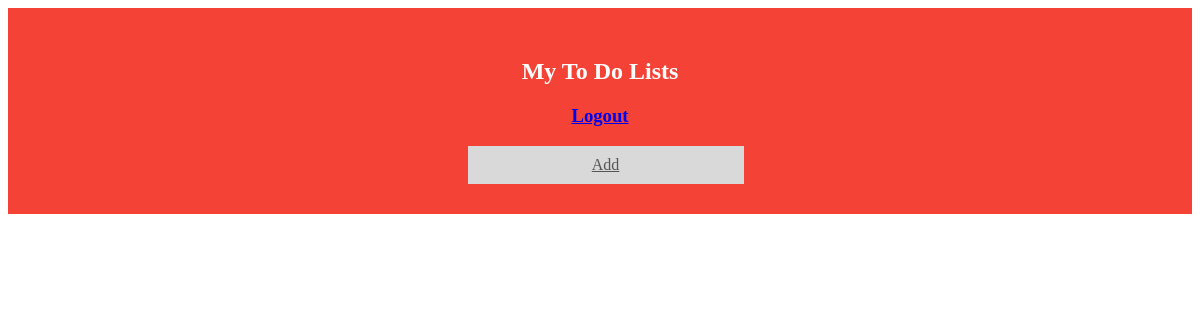
Before: /index/ (signed in) with the older database file.
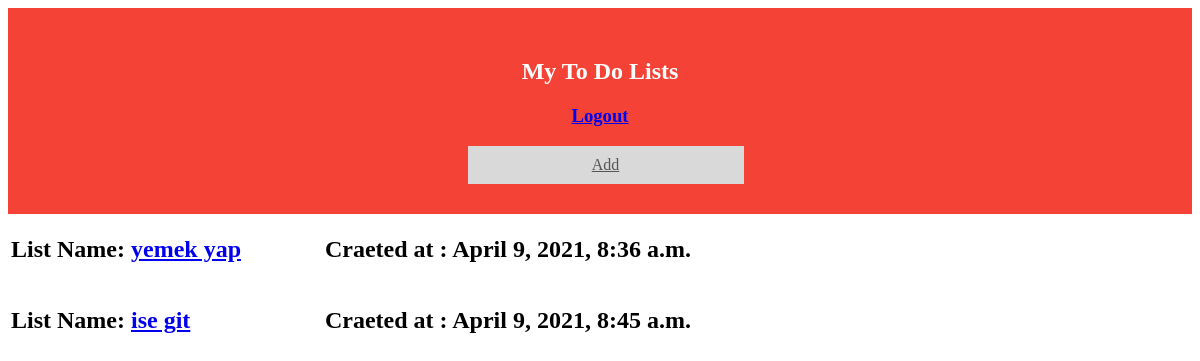
After: the same page with the newer database file.
### lists/models.py (models this page shows, shortened)
class Lists(models.Model):
    user = models.ForeignKey(User, on_delete= models.CASCADE)
    name = models.CharField(max_length=30)
    created_at = models.DateTimeField(auto_now_add=True)
    updated_at = models.DateTimeField(auto_now=True)
    slug = models.SlugField(null=False, unique=True)
    class MPTTMeta:
      order_insertion_by = ['created_at']

### home/views.py (the view)
# urls.py: path('', views.index, name='index'),
@login_required(login_url='/login')  # Check login
def index(request):
    current_user = request.user
    lists = Lists.objects.filter(user_id=current_user)
    context = {
        'lists': lists
    }
    return render(request, 'index.html',context)

### home/templates/index.html (shortened to what this page needs)
<!DOCTYPE html>
<html lang="en">
<head>
</head>
<body>
{% if user.id is not None %}
    <div id="myDIV" class="header">
      <h2>My To Do Lists</h2><h3><a href="/logout">Logout</a></h3>
       <a style="margin-left: 38%" href="/addlist" class="addBtn">Add</a>
    </div>
     <table class="table table-bordered table-condensed">
         {% for rs in lists %}
                    <tr>
                        <td  style="margin-left: 80px"  class="text-left"><h2 style="border-color: red">List Name: <a href="/list/{{ rs.id }}/{{ rs.slug }}"> {{ rs.name }}</a></h2></td>
                        <td style="margin-left: 80px" class="text-left"><h2 style="margin-left: 80px">Craeted at : {{ rs.created_at }}</h2></td>
                    </tr>
         {% endfor %}
     </table>
{% endif %}
</body>
</html>

### home/templates/index.html (style rules this page uses)
* { box-sizing: border-box; }
.header { background-color: #f44336; padding: 30px 40px; color: white; text-align: center; }
.header:after { content: ""; display: table; clear: both; }
.addBtn { padding: 10px; width: 25%; background: #d9d9d9; color: #555; float: left; text-align: center; font-size: 16px; cursor: pointer; transition: 0.3s; border-radius: 0; }

Changed rows visible on the page:
added Lists: name "yemek yap", created_at "April 9, 2021, 8:36 a.m."
added Lists: name "ise git", created_at "April 9, 2021, 8:45 a.m."
